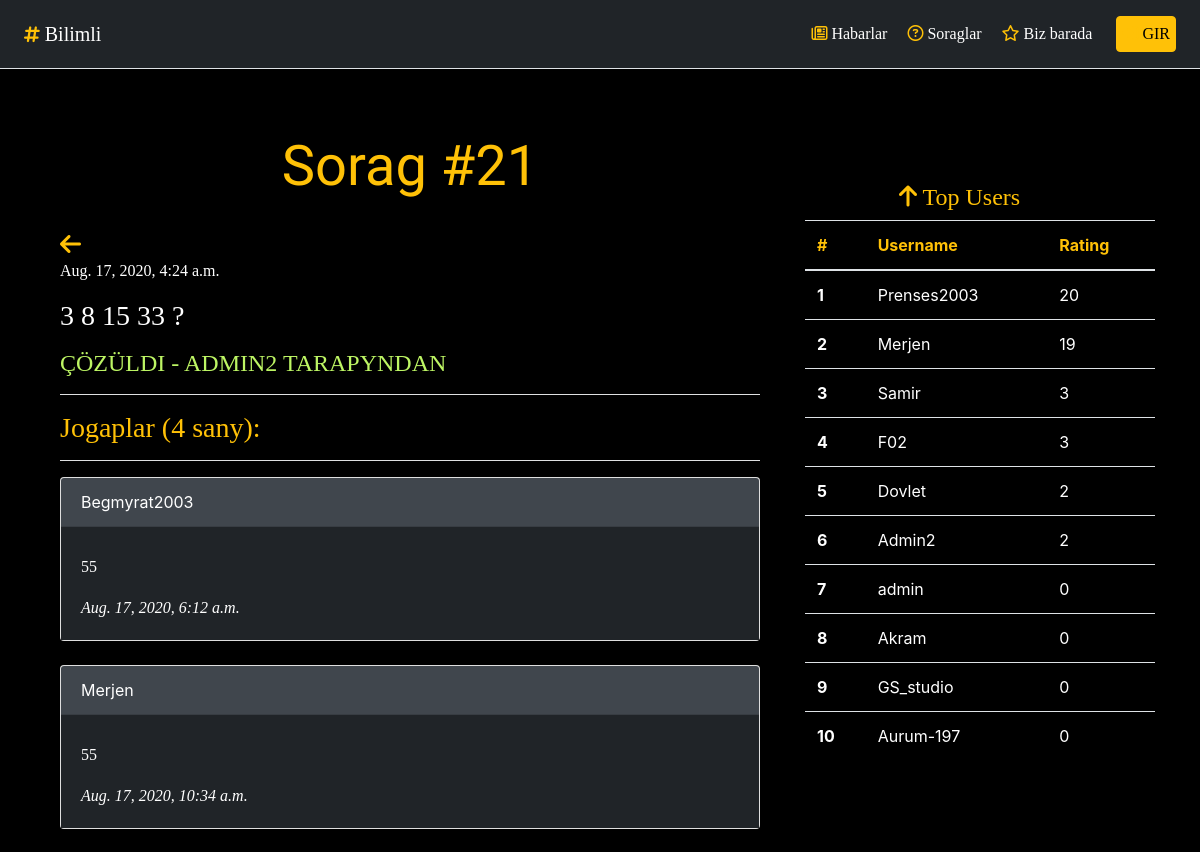
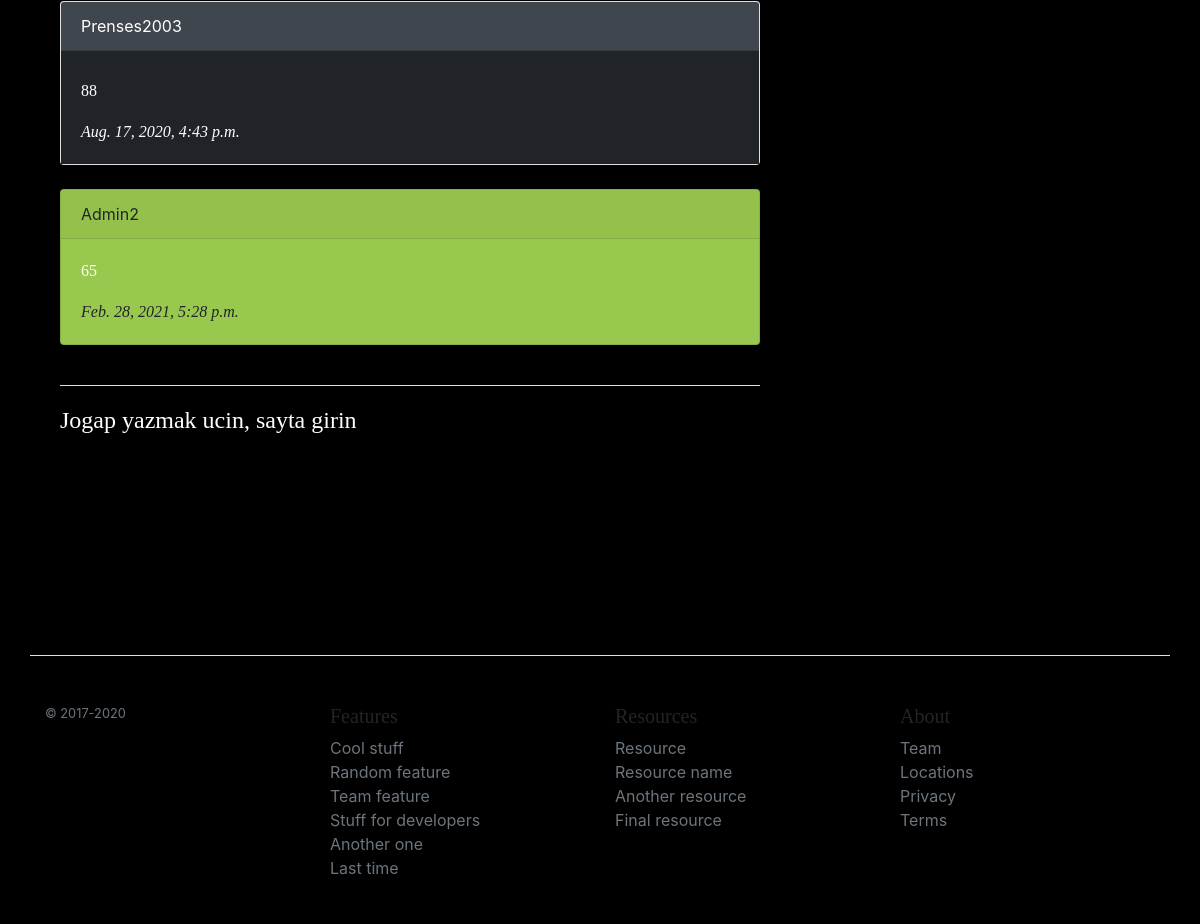
Page /28 on the committed database (2 pictures, top to bottom).
### bilimli/apps/questions/models.py (models this page shows, shortened)
class Question(models.Model):
	title = models.CharField('Title', max_length = 50)
	text = models.TextField('Text')
	preview = models.CharField('Preview', max_length = 50, blank = True, null = True)
	pub_date = models.DateTimeField('Publiced Date',auto_now_add = True)
	solved = models.BooleanField('solved', default = False)
	solver = models.ForeignKey(User,blank = True, null = True, on_delete = models.SET_NULL)
	comnum = models.IntegerField('Comment number',default = 0)
	answer1 = models.CharField('Answer', max_length = 50)
	actual = models.IntegerField('How many correct answers', default = 0)

class Answer(models.Model):
	question = models.ForeignKey(Question, on_delete = models.CASCADE)
	user = models.ForeignKey(User, on_delete = models.CASCADE)
	text = models.TextField('Comment text')
	pub_date = models.DateTimeField('Comment pubdate', auto_now_add = True)
	correct = models.BooleanField('Correct', default = False)

### bilimli/apps/accounts/models.py (models this page shows, shortened)
class Profile(models.Model):
	user = models.OneToOneField(User, on_delete = models.CASCADE)
	full_name = models.CharField('Full name', max_length=50, null = True, blank = True)
	welayat = models.CharField('Which welayat', null = True, blank = True,max_length=15)
	school = models.IntegerField('School №',default = 0)
	clasy = models.IntegerField('Class',null = True, blank = True)
	rating = models.IntegerField('Rating', default = 0)

### bilimli/apps/questions/views.py (the view)
# urls.py: path('<int:question_id>', views.detail, name = 'detail'),
def detail(request, question_id):
	a = Question.objects.get(id = question_id)
	top_users = Profile.objects.order_by('-rating')[:10]
	answer_list = a.answer_set.order_by('-pub_date')[:10:-1]
	for answer in a.answer_set.all():
		if answer.text == a.answer1 and a.solved == False:
			answer.correct = True
		if answer.correct and a.solved == False:
			answer.user.profile.rating += a.actual
			a.solved = True
			a.solver = answer.user
		answer.save()
		a.comnum = a.answer_set.count()
		a.save()
		answer.user.profile.save()
	return render(request, 'questions/detail.html',{'answer_list':answer_list, 'q':a,'top_users':top_users})

### bilimli/templates/questions/detail.html
{% extends 'base.html' %}
{% block title %} {{q.title}} {% endblock %}
{% block content %}
<div class="container">
	<a href="{% url 'questions:index' %}"><i class='fas fa-arrow-left' style='font-size:24px'></i></a>
<br>
	<p class="text-white">{{q.pub_date}}</p>
	<h3 class="text-white">{{q.text | linebreaks}}</h3>
	{% if q.solved %}
	<h4 style="color: #bdf564; text-transform: uppercase;">Çözüldi - {{q.solver}} tarapyndan </h4>
	{% endif %}
	<hr class="bg-light">
	<h3 style="color: #ffc107;">Jogaplar ({{q.comnum}} sany):</h3>
	<hr class="bg-light">
	{% if answer_list %}
	{% for answer in answer_list %}
	{% if answer.correct %}
		<div class="card" style="background-color: #99c84f;">
			<div class="card-header">{{answer.user.username}}</div>
			<div class="card-body ">
		{{answer.text | linebreaks}}
			<em class="text-black"> {{answer.pub_date}} </em>
		</div>
		</div>
		<br>
		{% else %}
		<div class="card">
			<div class="card-header bg-secondary text-white">{{answer.user.username}}</div>
			<div class="card-body bg-dark">
			<p class="h6">{{answer.text | linebreaks}}</p>
			<em class="text-white"> {{answer.pub_date}} </em>
		</div>
		</div>
		<br>
		{% endif %}
	{% endfor %}
	{% else %}
	<h4>Jogaplar hali gelenak, birinji bolun! ;)</h4>
	{% endif %}
	<hr class="bg-light">
	{% if user.is_authenticated %}
	<form class="form-control bg-secondary text-white" action="{% url 'questions:leave_answer' q.id %}" method="POST">
		{% csrf_token %}
			<h4>{{user.username}}</h4>
			<textarea type="text" class="form-control bg-dark text-white" name="text" placeholder="Jogabynyz"></textarea>
			<br>
		<button type="submit" class="btn btn-warning pl-2 pr-2">Jogap gos</button>
	</form>
	{% else %}
	<p style="font-size: 24px;">Jogap yazmak ucin, sayta girin</p>
	{% endif %}
</div>
{% endblock %}

### bilimli/templates/table.html (shortened to what this page needs)
  <div class="col-sm-4 mt-5 pt-5 ">
 		<h4 style="color: #ffc107; text-align: center;"><i class="fa fa-arrow-up" aria-hidden="true"></i>
                  Top Users   <i class='fa fa-users ' style='font-size:28px; color: black;'></i></h4>
 		<table class="table table-hover">
 			<thead>
 				<tr style="color: #ffc107;">
 					<th scope="col">#</th>
 					<th scope="col">Username</th>
 					<th scope="col">Rating</th>
 				</tr>
 			</thead>
 			<tbody>
 				{% for u in top_users %}
 				{% if user == u.user %}<tr style="background-color: #ffc107;color: black;">{%else%}
          <tr style="color: white;"> {% endif %}
 					<th scope="row"><script type="text/javascript">x+=1;document.write(x);</script></th>
 					<td><a style=" {% if user == u.user %} color: black; {% else %}color: white;{% endif %} text-decoration: none;" href="{% url 'profile' u.user.username %}">{{u.user.username}}</a></td>
 					<td>{{u.rating}}</td>
 				</tr>
 				{% endfor %}
 			</tbody>
 		</table>
 		</div>

### bilimli/templates/base.html (style rules this page uses)
p,h3,h4,h5,nav,btn,em { font-family: Alegreya Sans SC; }
.bg-dark { background-color: #202428 !important; }
.bg-secondary { background-color: #40464d !important; }
p { color:white; }
i { color: #ffc107; }

### rows in the picture
Question: title "Sorag #21", pub_date "Aug. 17, 2020, 4:24 a.m.", text "3 8 15 33 ?", solver "ADMIN2", comnum "4"
Answer: user.username "Begmyrat2003", text "55", pub_date "Aug. 17, 2020, 6:12 a.m."
Answer: user.username "Merjen", text "55", pub_date "Aug. 17, 2020, 10:34 a.m."
Answer: user.username "Prenses2003", text "88", pub_date "Aug. 17, 2020, 4:43 p.m."
Answer: user.username "Admin2", text "65", pub_date "Feb. 28, 2021, 5:28 p.m."
Profile: user.username "Prenses2003", rating "20"
Profile: user.username "Merjen", rating "19"
Profile: user.username "Samir", rating "3"
Profile: user.username "F02", rating "3"
Profile: user.username "Dovlet", rating "2"
Profile: user.username "Admin2", rating "2"
Profile: user.username "admin", rating "0"
Profile: user.username "Akram", rating "0"
Profile: user.username "GS_studio", rating "0"
Profile: user.username "Aurum-197", rating "0"
